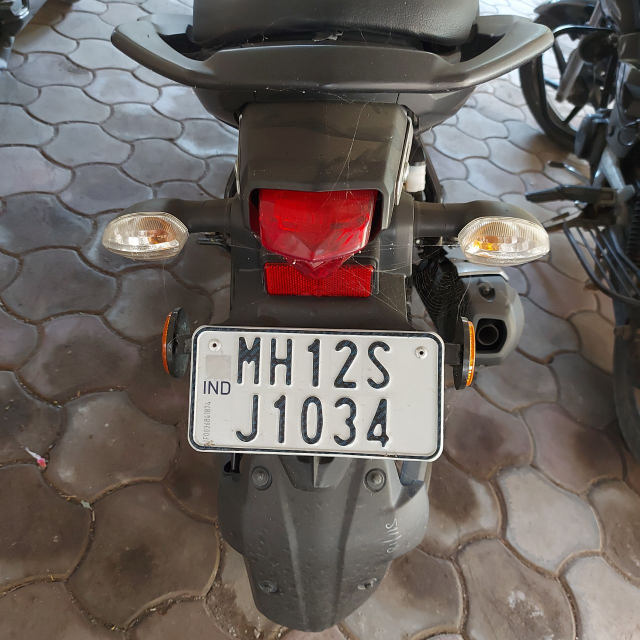
#> input picture test-data/2021-01-15 13.26.27.jpg, 1280 x 1280 px (shown at 1/2 size)
$ python -i preprocessimage.py   (imports and definitions only)
#> lines starting #> are read from the running program, lines starting #| are printed output that depends on the picture; after the words box and inside, x2 and y2 are one past the last pixel; in counts of white or black regions, pixels touching at a corner belong together
#> further down, picture is the input picture: shape (1280, 1280, 3); mean B, G, R 94, 98.1, 106.7
"""IMAGE PREPROCESSING FUNCTIONS
"""
import cv2
import numpy as np
from scipy.ndimage.filters import rank_filter
import re
import json
import requests
import imutils
from pytesseract import image_to_osd


class PagePreprocess(object):
    # [33 lines left out: functions __init__, crop, deskew, auto_canny, not called in this run]


def dilate(image, kernel, iterations):
    dilated_image = cv2.dilate(image, kernel, iterations=iterations)
    return dilated_image


# [79 lines left out: functions downscale_image, find_components, find_likely_rectangles, make_box, rect_union, not called in this run]


def rect_area(crop):
    x1, y1, x2, y2 = crop
    return max(0, x2 - x1) * max(0, y2 - y1)


# [103 lines left out: functions crop_image, reduce_noise_raw, reduce_noise_edges, rects_are_vertical, find_final_crop, process_image, not called in this run]
        # logging.error(f"Error: {e}", exc_info=True)


def rad_to_deg(theta):
    return theta * 180 / np.pi


# [16 lines left out: function rotate, not called in this run]
        # logging.error(f"Error: {e}", exc_info=True)


def angle_calculation(gray):
    gray = cv2.cvtColor(gray, cv2.COLOR_BGR2GRAY)
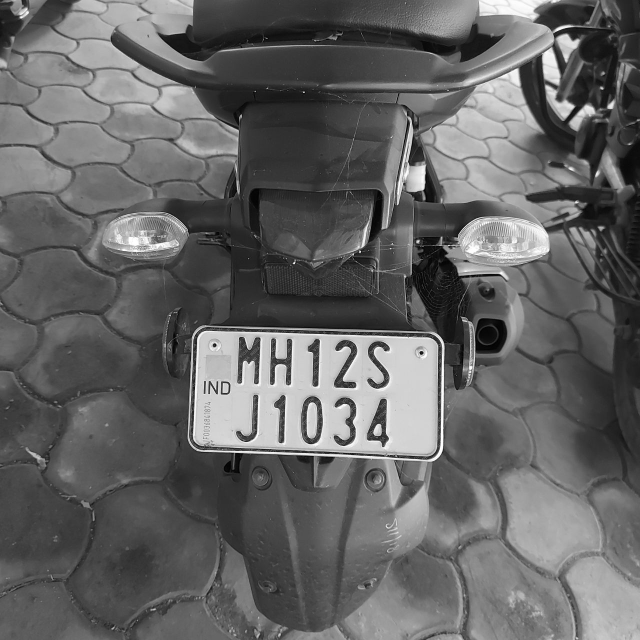
#> gray: shape (1280, 1280) (shown at 1/2 size); min 0, max 255, mean 100.2
    gray = cv2.bitwise_not(gray)
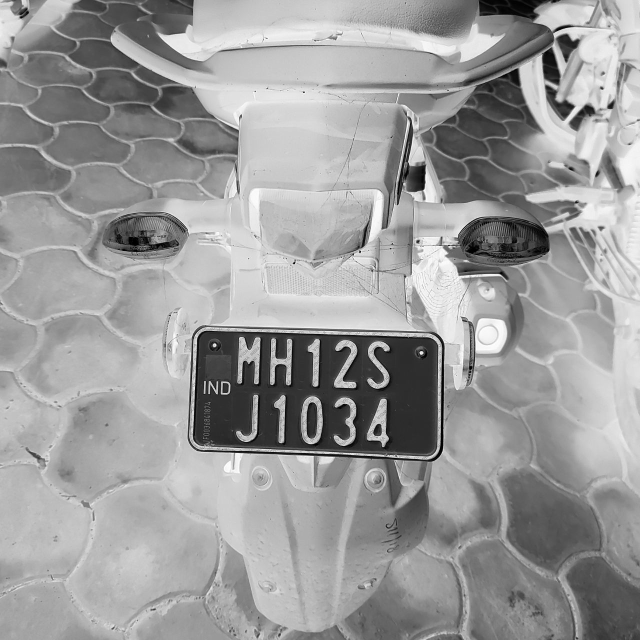
#> gray: shape (1280, 1280) (shown at 1/2 size); min 0, max 255, mean 154.8
    thresh = cv2.threshold(gray, 0, 255, cv2.THRESH_BINARY | cv2.THRESH_OTSU)[1]
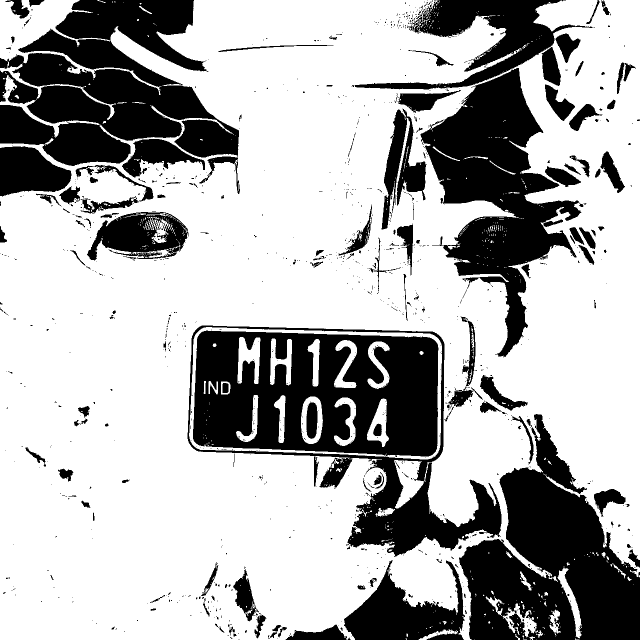
#> thresh: shape (1280, 1280) (shown at 1/2 size); 68.6% white; 1153 black regions (986 under 20 px), largest, box (x1, y1, x2, y2) and area: (709, 0, 1186, 715) 98105, (0, 0, 480, 388) 97660, (386, 661, 877, 913) 93509

    coords = np.column_stack(np.where(thresh > 0))
#> coords = 1123534 pairs, first value 0 to 1279, second value 0 to 1279
    # print(coords, coords.shape)

    min_y = coords[0][0]
#> min_y = 0
    max_y = coords[-1][0]
#> max_y = 1279
    min_x = coords[0][0]
#> min_x = 0
    max_x = coords[-1][1]
#> max_x = 1157

    left_most = coords[0]
#> left_most = [0, 0]
    right_most = coords[0]
#> right_most = [0, 0]
    top_most = coords[0]
#> top_most = [0, 0]
    bottom_most = coords[0]
#> bottom_most = [0, 0]
    # print(coords[0], coords[-1])
    for i in range(1, coords.shape[0]):
        y, x = coords[i][0], coords[i][1]
        if y <= min_y:
            min_y = y
            top_most = coords[i]
        elif y >= max_y:
            max_y = y
            bottom_most = coords[i]
        if x <= min_x:
            min_x = x
            left_most = coords[i]
        elif x >= max_x:
            max_x = x
            right_most = coords[i]
#> this loop made 1123533 passes
#> (x, top_most) on passes 1 to 12: (1, [0, 1]), (2, [0, 2]), (3, [0, 3]), (4, [0, 4]), (5, [0, 5]), (6, [0, 6]), (7, [0, 7]), (8, [0, 8]), (9, [0, 9]), (10, [0, 10]), (11, [0, 11]), (12, [0, 12])
#> x on pass 100: 159
#> after the loop, bottom_most = [1279, 1157]; left_most = [1279, 0]; max_x = 1279; max_y = 1279; min_x = 0; min_y = 0; right_most = [1154, 1279]; top_most = [0, 1279]
    # print(top_most, left_most, bottom_most, right_most)

    slopes = []
    edge_coor = [top_most, left_most, bottom_most, right_most]
#> edge_coor = [[0, 1279], [1279, 0], [1279, 1157], [1154, 1279]]
    for i in range(0, len(edge_coor)):
        if i == len(edge_coor) - 1:
            if abs((edge_coor[0][1] - edge_coor[i][1])) >= 10:
                angle = (
                    (
                        (edge_coor[0][0] - edge_coor[i][0])
                        / (edge_coor[0][1] - edge_coor[i][1])
                    )
                    * 180
                ) / 3.14
                slopes.append(angle)
            else:
                slopes.append(0.0)
        else:
            if abs((edge_coor[i + 1][1] - edge_coor[i][1])) >= 10:
                angle = (
                    (
                        (edge_coor[i + 1][0] - edge_coor[i][0])
                        / (edge_coor[i + 1][1] - edge_coor[i][1])
                    )
                    * 180
                ) / 3.14
                slopes.append(angle)
            else:
                slopes.append(0.0)
#> this loop made 4 passes
#> angle on passes 1 to 3: -57.32, 0, -58.73
#> after the loop, slopes = [-57.32, 0, -58.73, 0]
        # img = cv2.circle(thresh, (edge_coor[i][1], edge_coor[i][0]), 5, (255, 0, 0), 2)

    slopes = np.asarray(slopes)
    if len(np.where(slopes == 0.0)[0]) >= 2:
        # #logging.error(f"Error: {e}", exc_info=True)don't rotate")
        return None
    else:
        # #logging.error(f"Error: {e}", exc_info=True)rotate")
        neg_slope = (slopes[0] + slopes[2]) / 2
        pos_slope = (slopes[1] + slopes[3]) / 2
        # print(pos_slope, neg_slope)
        new_pos_slope = pos_slope
        new_neg_slope = neg_slope
        if pos_slope > 90:
            if pos_slope < 180:
                new_pos_slope = 180 - pos_slope
            else:
                new_pos_slope = pos_slope - ((pos_slope // 180) * 180)
                # print(new_pos_slope)
        if neg_slope < -90:
            new_neg_slope = 180 + neg_slope
        # print(new_pos_slope, new_neg_slope)
        if new_pos_slope <= new_neg_slope:
            fin_angle = pos_slope
        else:
            fin_angle = neg_slope

        if fin_angle < -90:
            rot_angle = 180 + fin_angle
        elif fin_angle > 90:
            rot_angle = -(180 - fin_angle)
        elif -90 < fin_angle < 0:
            rot_angle = fin_angle
        elif 0 < fin_angle < 90:
            rot_angle = fin_angle
        return rot_angle


# [97 lines left out: functions estimate_skew, process_skewed_crop, preprocess_image, preprocess_image_file, not called in this run]
        # logging.error(f"Error: {e}", exc_info=True)

>>> import cv2
>>> picture = cv2.imread('test-data/2021-01-15 13.26.27.jpg')
>>> result = angle_calculation(picture)

$ run again, on test-data/2021-01-15 13.26.44.jpg
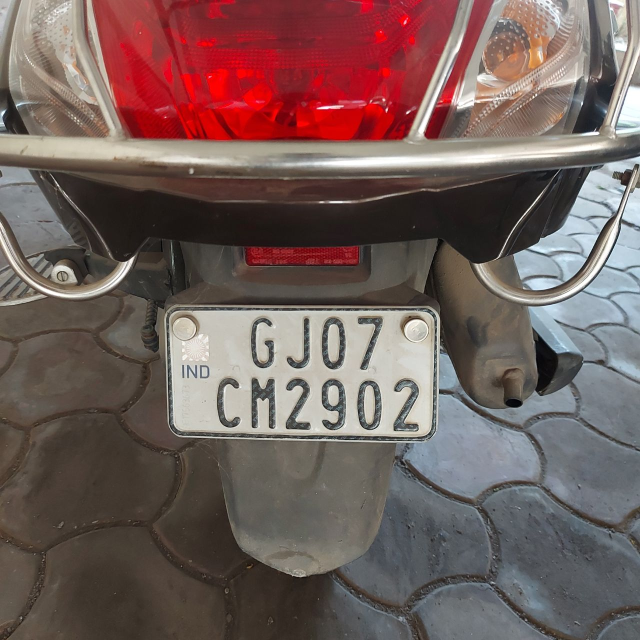
#> input picture test-data/2021-01-15 13.26.44.jpg, 1280 x 1280 px (shown at 1/2 size)
#> picture is the input picture: shape (1280, 1280, 3); mean B, G, R 91.4, 94.5, 115.2
#> in angle_calculation, `gray = cv2.bitwise_not(gray)`:
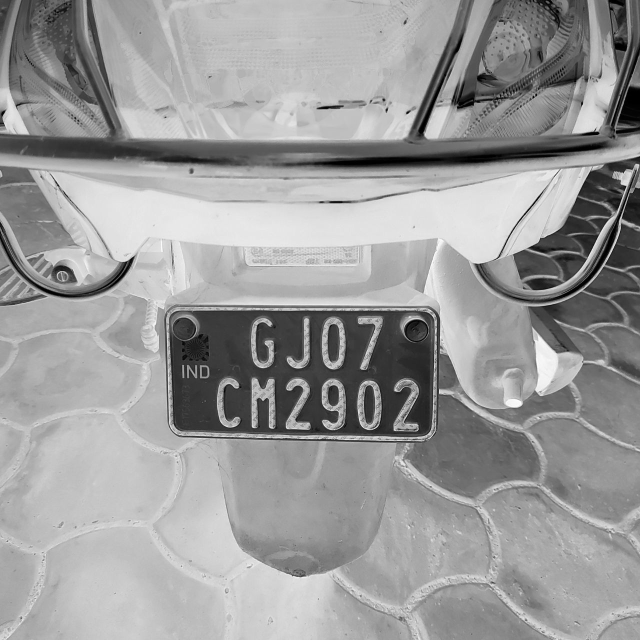
#> gray: shape (1280, 1280) (shown at 1/2 size); min 0, max 255, mean 154.7
#> in angle_calculation, `thresh = cv2.threshold(gray, 0, 255, cv2.THRESH_BINARY | cv2.THRESH_OT..`:
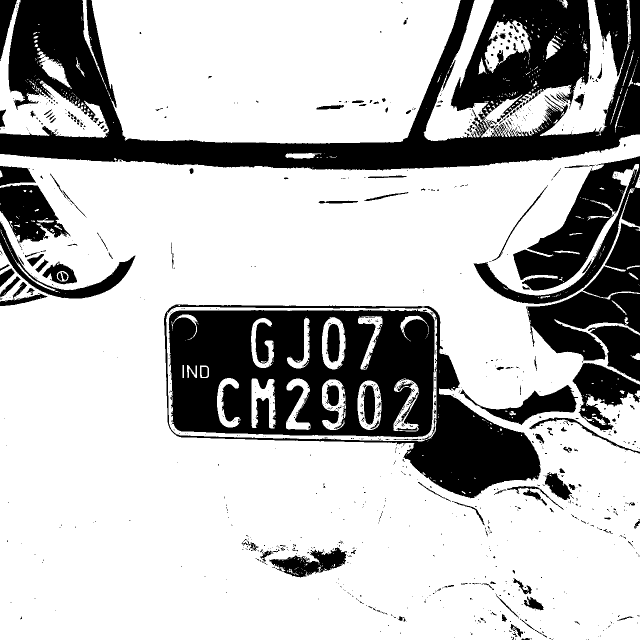
#> thresh: shape (1280, 1280) (shown at 1/2 size); 73.5% white; 1089 black regions (919 under 20 px), largest, box (x1, y1, x2, y2) and area: (0, 0, 1280, 341) 160408, (337, 619, 870, 875) 102960, (328, 609, 1082, 997) 39963
#> coords = 1203906 pairs, first value 0 to 1279, second value 0 to 1279
#> in angle_calculation, `min_y = coords[0][0]`: min_y = 0
#> in angle_calculation, `max_y = coords[-1][0]`: max_y = 1279
#> in angle_calculation, `min_x = coords[0][0]`: min_x = 0
#> in angle_calculation, `max_x = coords[-1][1]`: max_x = 1279
#> in angle_calculation, `left_most = coords[0]`: left_most = [0, 34]
#> the loop in angle_calculation, `for i in range(1, coords.shape[0]):` made 1203905 passes
#> (x, top_most) on passes 1 to 8: (35, [0, 35]), (36, [0, 36]), (37, [0, 37]), (38, [0, 38]), (39, [0, 39]), (41, [0, 41]), (165, [0, 165]), (166, [0, 166])
#> after the loop in angle_calculation, `for i in range(1, coords.shape[0]):`: bottom_most = [1279, 1279]; left_most = [1279, 0]; max_x = 1279; min_x = 0; right_most = [1279, 1279]; top_most = [0, 1257]
#> edge_coor = [[0, 1257], [1279, 0], [1279, 1279], [1279, 1279]]
#> the loop in angle_calculation, `for i in range(0, len(edge_coor)):` made 4 passes
#> angle on passes 1, 2, 4: -58.33, 0, 3332.7
#> after the loop in angle_calculation, `for i in range(0, len(edge_coor)):`: slopes = [-58.33, 0, 0, 3332.7]

$ run again, on test-data/2021-01-15 13.26.49.jpg
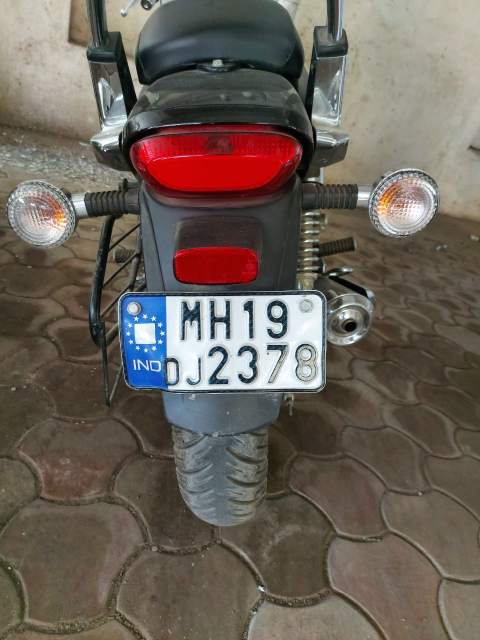
#> input picture test-data/2021-01-15 13.26.49.jpg, 960 x 1280 px (shown at 1/2 size)
#> picture is the input picture: shape (1280, 960, 3); mean B, G, R 88.7, 97.5, 107.1
#> in angle_calculation, `gray = cv2.bitwise_not(gray)`:
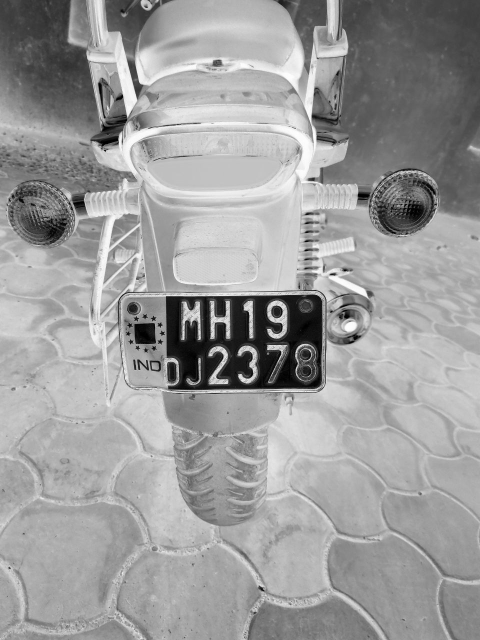
#> gray: shape (1280, 960) (shown at 1/2 size); min 0, max 255, mean 155.7
#> in angle_calculation, `thresh = cv2.threshold(gray, 0, 255, cv2.THRESH_BINARY | cv2.THRESH_OT..`:
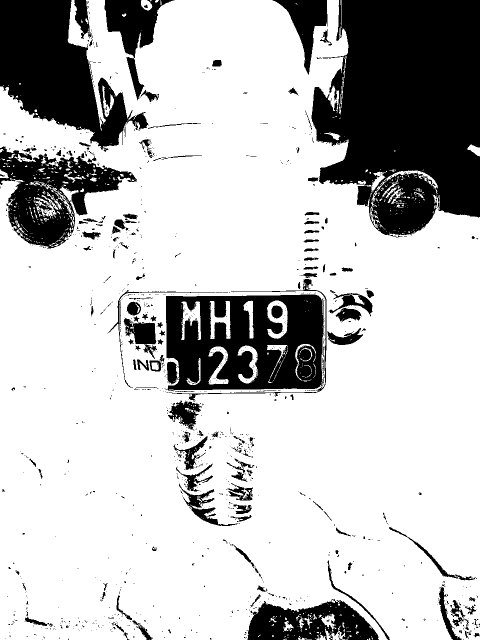
#> thresh: shape (1280, 960) (shown at 1/2 size); 75.1% white; 1142 black regions (990 under 20 px), largest, box (x1, y1, x2, y2) and area: (623, 0, 960, 473) 123217, (331, 558, 653, 801) 49860, (0, 0, 297, 304) 44820
#> coords = 923295 pairs, first value 0 to 1279, second value 0 to 959
#> in angle_calculation, `min_y = coords[0][0]`: min_y = 0
#> in angle_calculation, `max_y = coords[-1][0]`: max_y = 1279
#> in angle_calculation, `min_x = coords[0][0]`: min_x = 0
#> in angle_calculation, `max_x = coords[-1][1]`: max_x = 959
#> in angle_calculation, `left_most = coords[0]`: left_most = [0, 143]
#> the loop in angle_calculation, `for i in range(1, coords.shape[0]):` made 923294 passes
#> (x, top_most) on passes 1 to 8: (144, [0, 144]), (145, [0, 145]), (146, [0, 146]), (147, [0, 147]), (148, [0, 148]), (172, [0, 172]), (173, [0, 173]), (174, [0, 174])
#> after the loop in angle_calculation, `for i in range(1, coords.shape[0]):`: bottom_most = [1279, 959]; left_most = [1279, 0]; max_x = 959; max_y = 1279; min_x = 0; right_most = [1279, 959]; top_most = [0, 682]
#> edge_coor = [[0, 682], [1279, 0], [1279, 959], [1279, 959]]
#> the loop in angle_calculation, `for i in range(0, len(edge_coor)):` made 4 passes
#> angle on passes 1, 2, 4: -107.5, 0, 264.7
#> after the loop in angle_calculation, `for i in range(0, len(edge_coor)):`: slopes = [-107.5, 0, 0, 264.7]
